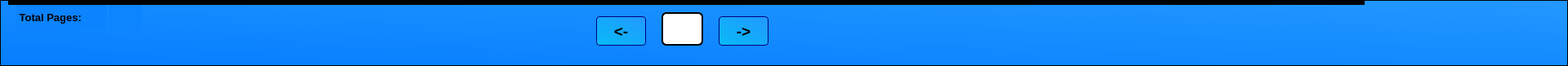
   <widget class="QFrame" name="frame_3">
    <property name="geometry">
     <rect>
      <x>0</x>
      <y>1005</y>
      <width>1920</width>
      <height>81</height>
     </rect>
    </property>
    <property name="styleSheet">
     <string notr="true">
QFrame
{
 background-color:qlineargradient(spread:pad, x1:0, y1:1, x2:1, y2:0, stop:0 rgb(6, 126, 255), stop:1 rgb(34, 152, 255));
  color: black; 
/* border: 1px solid black; */
}

QWidget:pressed {
    background-color: rgb(107, 207, 255);
}
Line
{
background-color: qlineargradient(spread:pad, x1:0, y1:0, x2:1, y2:1, stop:0 rgb(0, 150, 255), stop:1 rgb(201, 241, 255));
}</string>
    </property>
    <property name="frameShape">
     <enum>QFrame::StyledPanel</enum>
    </property>
    <property name="frameShadow">
     <enum>QFrame::Raised</enum>
    </property>
    <widget class="QPushButton" name="nextPageButton">
     <property name="geometry">
      <rect>
       <x>880</x>
       <y>20</y>
       <width>61</width>
       <height>36</height>
      </rect>
     </property>
     <property name="font">
      <font>
       <pointsize>14</pointsize>
       <weight>75</weight>
       <bold>true</bold>
      </font>
     </property>
     <property name="toolTip">
      <string>Select tool</string>
     </property>
     <property name="styleSheet">
      <string notr="true">QPushButton
{
 background-color:qlineargradient(spread:pad, x1:0, y1:1, x2:1, y2:0, stop:0 rgb(8, 186, 247), stop:1 rgb(34, 152, 255));
border: 1px solid rgb(0, 0, 127);
border-radius: 4px;

}
QPushButton:pressed
{
background-color: qlineargradient(spread:pad, x1:1, y1:1, x2:0, y2:1, stop:0 rgb(0, 170, 255), stop:1 rgb(107, 221, 255));
border: 1px solid rgb(0, 0, 127);
}
</string>
     </property>
     <property name="text">
      <string>-&gt;</string>
     </property>
     <property name="iconSize">
      <size>
       <width>30</width>
       <height>30</height>
      </size>
     </property>
     <property name="checkable">
      <bool>false</bool>
     </property>
     <property name="flat">
      <bool>true</bool>
     </property>
    </widget>
    <widget class="QPushButton" name="previousPageButton">
     <property name="geometry">
      <rect>
       <x>730</x>
       <y>20</y>
       <width>61</width>
       <height>36</height>
      </rect>
     </property>
     <property name="font">
      <font>
       <pointsize>14</pointsize>
       <weight>75</weight>
       <bold>true</bold>
      </font>
     </property>
     <property name="toolTip">
      <string>Select tool</string>
     </property>
     <property name="styleSheet">
      <string notr="true">QPushButton
{
 background-color:qlineargradient(spread:pad, x1:0, y1:1, x2:1, y2:0, stop:0 rgb(8, 186, 247), stop:1 rgb(34, 152, 255));
border: 1px solid rgb(0, 0, 127);
border-radius: 4px;

}
QPushButton:pressed
{
background-color: qlineargradient(spread:pad, x1:1, y1:1, x2:0, y2:1, stop:0 rgb(0, 170, 255), stop:1 rgb(107, 221, 255));
border: 1px solid rgb(0, 0, 127);
}
</string>
     </property>
     <property name="text">
      <string>&lt;-</string>
     </property>
     <property name="iconSize">
      <size>
       <width>30</width>
       <height>30</height>
      </size>
     </property>
     <property name="checkable">
      <bool>false</bool>
     </property>
     <property name="flat">
      <bool>true</bool>
     </property>
    </widget>
    <widget class="QLineEdit" name="currentPageLineEdit">
     <property name="geometry">
      <rect>
       <x>810</x>
       <y>15</y>
       <width>51</width>
       <height>41</height>
      </rect>
     </property>
     <property name="font">
      <font>
       <pointsize>14</pointsize>
       <weight>75</weight>
       <bold>true</bold>
      </font>
     </property>
     <property name="layoutDirection">
      <enum>Qt::LeftToRight</enum>
     </property>
     <property name="styleSheet">
      <string notr="true">background-color: rgb(255, 255, 255);
border: 2px solid black;
border-radius: 6px;
</string>
     </property>
     <property name="inputMask">
      <string/>
     </property>
     <property name="alignment">
      <set>Qt::AlignCenter</set>
     </property>
    </widget>
    <widget class="Line" name="line_18">
     <property name="geometry">
      <rect>
       <x>10</x>
       <y>0</y>
       <width>1661</width>
       <height>6</height>
      </rect>
     </property>
     <property name="frameShadow">
      <enum>QFrame::Plain</enum>
     </property>
     <property name="lineWidth">
      <number>6</number>
     </property>
     <property name="orientation">
      <enum>Qt::Horizontal</enum>
     </property>
    </widget>
    <widget class="QLabel" name="totalPagesLabel">
     <property name="geometry">
      <rect>
       <x>20</x>
       <y>6</y>
       <width>111</width>
       <height>31</height>
      </rect>
     </property>
     <property name="font">
      <font>
       <pointsize>10</pointsize>
       <weight>75</weight>
       <bold>true</bold>
      </font>
     </property>
     <property name="styleSheet">
      <string notr="true">background-color: rgb(12, 131, 255);</string>
     </property>
     <property name="frameShape">
      <enum>QFrame::NoFrame</enum>
     </property>
     <property name="lineWidth">
      <number>0</number>
     </property>
     <property name="text">
      <string> Total Pages:</string>
     </property>
    </widget>
    <widget class="QLabel" name="totalPagesLabel2">
     <property name="geometry">
      <rect>
       <x>133</x>
       <y>6</y>
       <width>41</width>
       <height>31</height>
      </rect>
     </property>
     <property name="font">
      <font>
       <pointsize>10</pointsize>
       <weight>75</weight>
       <bold>true</bold>
      </font>
     </property>
     <property name="styleSheet">
      <string notr="true">background-color: rgb(13, 133, 255);</string>
     </property>
     <property name="frameShape">
      <enum>QFrame::NoFrame</enum>
     </property>
     <property name="lineWidth">
      <number>0</number>
     </property>
     <property name="text">
      <string/>
     </property>
     <property name="alignment">
      <set>Qt::AlignLeading|Qt::AlignLeft|Qt::AlignVCenter</set>
     </property>
    </widget>
   </widget>
